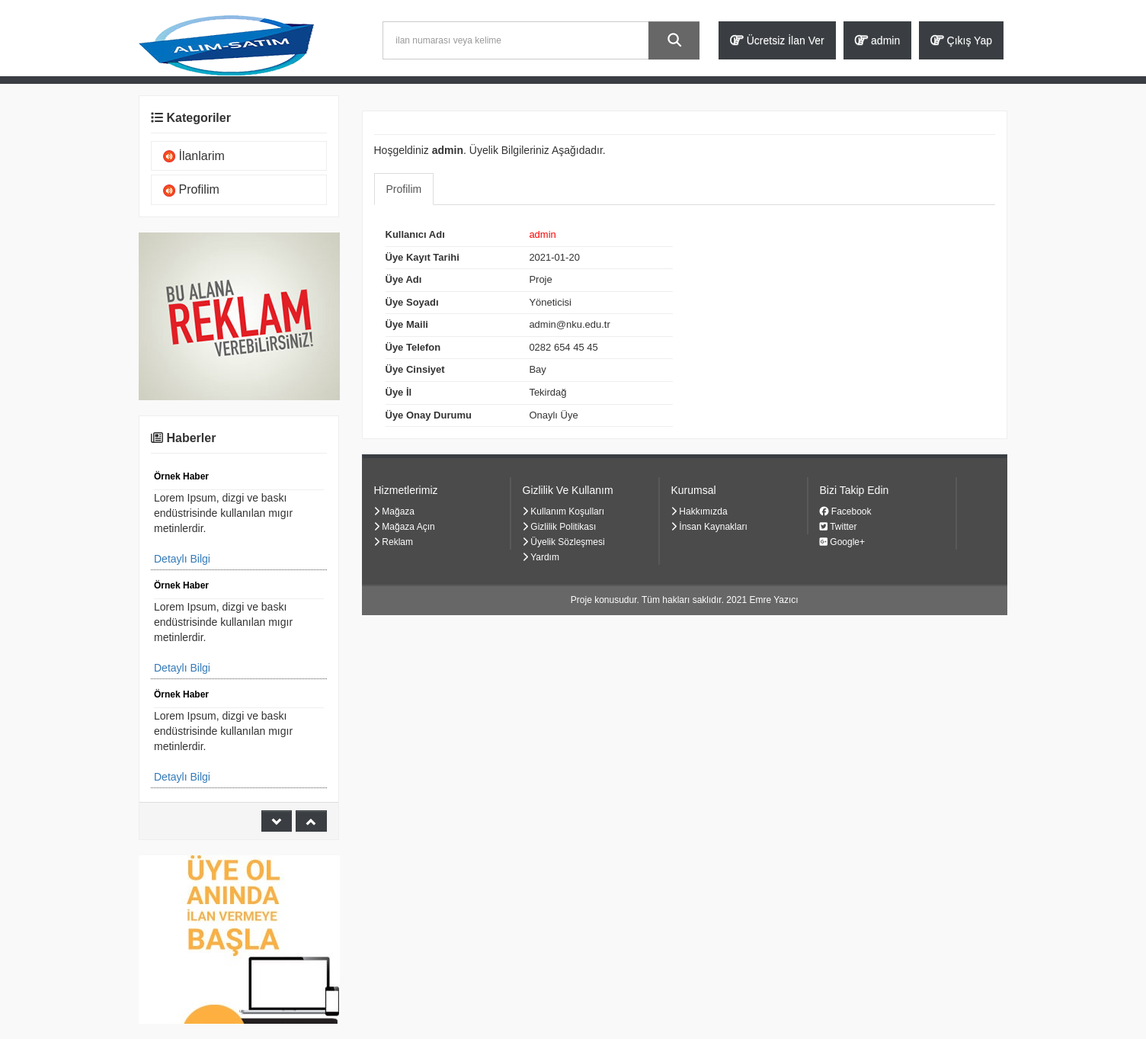
The page /profilim.php (signed in) on the database its author committed.
### tables this page shows
CREATE TABLE IF NOT EXISTS `uyeler` (
  `uye_id` int(155) NOT NULL AUTO_INCREMENT,
  `uye_kayittarih` date DEFAULT current_timestamp(),
  `uye_kadi` varchar(155) NOT NULL,
  `uye_ad` varchar(155) NOT NULL,
  `uye_soyad` varchar(155) NOT NULL,
  `uye_mail` varchar(250) NOT NULL,
  `uye_telefon` varchar(15) NOT NULL,
  `uye_sifre` varchar(2000) NOT NULL,
  `uye_cinsiyet` varchar(50) NOT NULL,
  `uye_onay` tinyint(1) DEFAULT 0,
  `uye_il` varchar(58) NOT NULL,
  PRIMARY KEY (`uye_id`)
);

CREATE TABLE IF NOT EXISTS `ayarlar` (
  `ayar_id` int(200) NOT NULL AUTO_INCREMENT,
  `ayar_logo` varchar(250) NOT NULL,
  `ayar_title` varchar(250) NOT NULL,
  `ayar_description` varchar(250) NOT NULL,
  `ayar_keywords` varchar(250) NOT NULL,
  `ayar_mail` varchar(200) NOT NULL,
  `ayar_footer` varchar(255) NOT NULL,
  `ayar_tel` varchar(150) NOT NULL,
  `ayar_adres` varchar(150) NOT NULL,
  `ayar_fax` varchar(150) NOT NULL,
  `uye_sozlesme` text NOT NULL,
  PRIMARY KEY (`ayar_id`),
  UNIQUE KEY `ayar_id` (`ayar_id`)
);

### profilim.php (the view)
			<?php
include 'php/header.php';
?>
				<?php
include 'php/ilan.php';
$uyesor=mysqli_query($con, "SELECT * FROM uyeler where uye_kadi='$_SESSION[uye_kadi]'");
$uyecek=mysqli_fetch_assoc($uyesor);
?>
<div class="panel panel-default">
<div class="panel-heading">
  <h3 class="title"><?php echo $kategoriicek['kategori_ad']; ?></h3>
</div>
<div class="panel-body">
<div class="row">
  <div class="col-md-10">Hoşgeldiniz <strong><?php echo $_SESSION['uye_kadi']; ?></strong>. Üyelik Bilgileriniz Aşağıdadır.<br>
  </div>
</div>
<div class="row">
<div class="col-md-12">
<br>
<ul class="nav nav-tabs">
  <li role="presentation" class="active"> <a href="#">Profilim</a></li>
</ul>
<br />
<div class="col-lg-6 col-md-12">
        <div class="row xx" style="margin-top:5px">
          <div class="col-lg-6 kalin ">
            <div class="altcizgi">Kullanıcı Adı</div>
          </div>
          <div class="col-lg-6">
            <div class="altcizgi kirmizi"><?php echo $uyecek['uye_kadi']; ?></div>
          </div>
        </div>
        <div class="row xx">
          <div class="col-lg-6 kalin ">
            <div class="altcizgi">Üye Kayıt Tarihi</div>
          </div>
          <div class="col-lg-6">
            <div class="altcizgi"><?php echo $uyecek['uye_kayittarih']; ?></div>
          </div>
        </div>
        <div class="row xx">
          <div class="col-lg-6 kalin ">
            <div class="altcizgi">Üye Adı</div>
          </div>
          <div class="col-lg-6">
            <div class="altcizgi"><?php echo $uyecek['uye_ad']; ?></div>
          </div>
        </div>
    <div class="row xx">
          <div class="col-lg-6 kalin ">
            <div class="altcizgi">Üye Soyadı</div>
          </div>
          <div class="col-lg-6">
            <div class="altcizgi"><?php echo $uyecek['uye_soyad']; ?></div>
          </div>
        </div>
        <div class="row xx">
          <div class="col-lg-6 kalin ">
            <div class="altcizgi">Üye Maili</div>
          </div>
          <div class="col-lg-6">
            <div class="altcizgi"><?php echo $uyecek['uye_mail']; ?></div>
          </div>
        </div>
        <div class="row xx">
          <div class="col-lg-6 kalin ">
            <div class="altcizgi">Üye Telefon</div>
          </div>
          <div class="col-lg-6">
            <div class="altcizgi"><?php echo $uyecek['uye_telefon']; ?></div>
          </div>
        </div>
        <div class="row xx">
          <div class="col-lg-6 kalin ">
            <div class="altcizgi">Üye Cinsiyet</div>
          </div>
          <div class="col-lg-6">
            <div class="altcizgi"><?php echo $uyecek['uye_cinsiyet']; ?></div>
          </div>
        </div>
        <div class="row xx">
          <div class="col-lg-6 kalin ">
            <div class="altcizgi">Üye İl</div>
          </div>
          <div class="col-lg-6">
            <div class="altcizgi"><?php echo $uyecek['uye_il']; ?></div>
          </div>
        </div>
        <div class="row xx">
          <div class="col-lg-6 kalin ">
            <div class="altcizgi">Üye Onay Durumu</div>
          </div>
          <div class="col-lg-6">
            <div class="altcizgi">
 <?php if ($uyecek['uye_onay']== 1){ ?>
  Onaylı Üye <?php } else{ ?> Üye Onaylanmamış <?php } ?>
</div>
          </div>
        </div>
          </div>
</div>
</div>
</div>
</div>
  <?php
include 'php/footer.php';
?>

### php/footer.php (shortened to what this page needs)
<div class="footer1 navbar navbar-static-bottom">
  <div class="container">
    <div class="row">
      <div class="col-lg-2 col-md-2 footer-line">
        <h5>Hizmetlerimiz</h5>
        <ul>
          <li><a href="#"><i class="fa fa-chevron-right"></i> Mağaza</a></li>
          <li><a href="#"><i class="fa fa-chevron-right"></i> Mağaza A&ccedil;ın</a></li>
          <li><a href="#"><i class="fa fa-chevron-right"></i> Reklam</a></li>
        </ul>
      </div>
      <div class="col-lg-2 col-md-2 footer-line">
        <h5>Gizlilik Ve Kullanım</h5>
        <ul>
          <li><a href="#"><i class="fa fa-chevron-right"></i> Kullanım Koşulları</a></li>
          <li><a href="#"><i class="fa fa-chevron-right"></i> Gizlilik Politikası</a></li>
          <li><a href="#"><i class="fa fa-chevron-right"></i> &Uuml;yelik S&ouml;zleşmesi</a></li>
          <li><a href="#"><i class="fa fa-chevron-right"></i> Yardım</a></li>
        </ul>
      </div>
      <div class="col-lg-2 col-md-2 footer-line">
        <h5>Kurumsal</h5>
        <ul>
          <li><a href="#"><i class="fa fa-chevron-right"></i> Hakkımızda</a></li>
          <li><a href="#"><i class="fa fa-chevron-right"></i> İnsan Kaynakları</a></li>
        </ul>
      </div>
      <div class="col-lg-2 col-md-2 footer-line">
        <h5>Bizi Takip Edin</h5>
        <ul>
          <li><a href="#" target="_blank"><i class="fa fa-facebook-official"></i> Facebook</a></li>
          <li><a href="#" target="_blank"><i class="fa fa-twitter-square"></i> Twitter</a></li>
          <li><a href="#" target="_blank"><i class="fa fa-google-plus-square"></i> Google+</a></li>
        </ul>
      </div>
      <div class="col-lg-2 col-md-2">
        <h5>&nbsp;</h5>
      </div>
    </div>
  </div>
</div>
<div class="footer2"> <?php echo  $ayarcek['ayar_footer']; ?> </div>
 </body>
</html>

### assets/css/style.css (style rules this page uses)
body, td, th { font-family: Arial, Helvetica, sans-serif }
.navbar { min-height: 100px; margin-bottom: 0px !important }
.panel ul { padding: 0px; margin: 0px; list-style: none; }
.title { font-size: 16px; font-weight: bold; margin: 0; padding: 0; border-bottom: solid 1px #eee; padding-bottom: 10px; font-weight: 600; margin-top: 10px }
.panel-heading { background: none !important; border: none !important; }
.panel-body { margin: 0 !important; padding-top: 0 !important }
.panel-default { border: solid 1px #eee !important }
.kalin { font-weight: bold }
.altcizgi { padding-bottom: 5px; padding-top: 5px; font-size: 13px; font-family: Arial, Helvetica, sans-serif }
.kirmizi { color: red }
.xx { border-bottom: solid 1px #eee; padding-left: 0px; margin-left: 0px; padding-right: 0px; margin-right: 0px }
.xx div { margin-left: 0px; padding-left: 0px; }
.panel-body { word-wrap: break-word !important }
.footer1 { background-color:#4b4b4b; color:#fff; border-top:solid 5px #3a3e42; padding-top:25px; padding-bottom:25px; -webkit-border-radius: 0px !important; -moz-border-radius: 0px !important; border-radius: 0px !important; font-size: 12px; }
.footer1 ul { margin:0px !important; padding:0px !important }
.footer1 ul li { list-style:none; line-height:20px; }
.footer1 ul li a { color:#fff !important; }
.footer-line { border-right:solid 2px #595959 }
.footer2 { padding-top:10px; padding-bottom:10px; text-align:center; font-size:12px; background-color:#676767; color:#fff; border-top:solid 2px #595959 }

### rows shown on the page
uyeler: uye_kadi "admin", uye_kayittarih "2021-01-20", uye_ad "Proje", uye_soyad "Yöneticisi", uye_mail "admin@nku.edu.tr", uye_telefon "0282 654 45 45", uye_cinsiyet "Bay", uye_il "Tekirdağ"
ayarlar: ayar_footer "Proje konusudur. Tüm hakları saklıdır. 2021 Emre Yazıcı"

### other values the page prints
$_SESSION['uye_kadi'] "admin"
